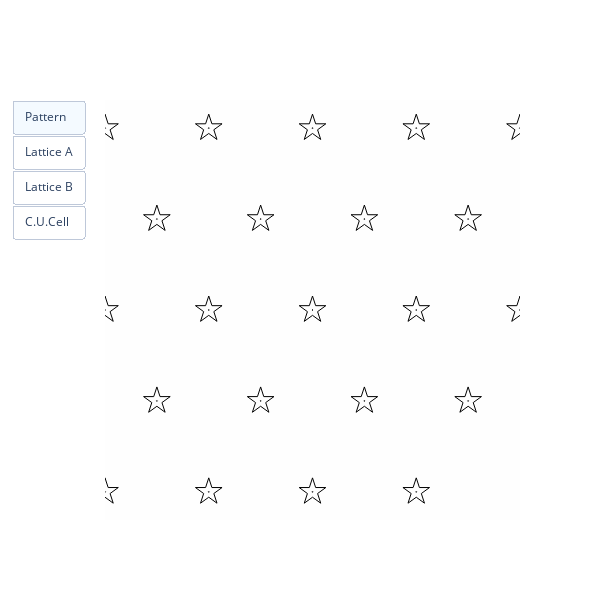

Source (notebook cell):
### Code cell
# Define the lattice vectors
a1 = np.array([1,0])
a2 = np.array([0.5,sqrt(3)/2])
# Conventional lattice vector
a2_c = np.array([0,sqrt(3)])


# Make the pattern
x, y = lattice_generator(a1, a2)
pattern = go.Scatter(x = x,
                     y = y,
                     mode = 'markers',
                     name = '',
                     marker = {
                         'color' : 'black',
                         'size' : 20,
                         'symbol' : 'star-open-dot'
                     }
                    )

# Make two lattice options
latticeA = go.Scatter(visible = False, x = x, y = y, mode='markers', marker_color = 'red', marker_size = 10, name = '')
latticeB = go.Scatter(visible = False, x = x+0.5, y = y, mode='markers', marker_color = 'blue', marker_size = 10, name = '')

# Put data into a list
data = [pattern, latticeA, latticeB]

# Make annotation arrow to indicate lattice vectors
def make_arrow(vec, text, color = 'Red', vec_zero = [0,0], text_shift = [-0.2,-0.1]):
    annot = [dict(
            # Arrow 
            x=vec[0]+vec_zero[0],
            y=vec[1]+vec_zero[1],
            ax=vec_zero[0],
            ay=vec_zero[1],
            xref='x',
            yref='y',
            axref='x',
            ayref = 'y',
            showarrow = True,
            arrowhead = 2,
            arrowsize = 1,
            arrowwidth = 3, 
            arrowcolor = color
                 ),
            dict(
            #text
            x=(vec[0]+vec_zero[0])/2+text_shift[0],
            y=(vec[1]+vec_zero[1])/2+text_shift[1],
            xref='x',
            ayref = 'y',
            text = text,
            font = dict(
                color = color,
                size = 20
            ),
            showarrow=False,
             )
        ]
    return annot


updatemenus = [ 
    dict(
        type="buttons",
        direction="down",
        active=0,
        buttons=list([
            
            dict(label="Pattern",
                 method="update",
                 args=[{"visible": [True, False, False]},
                       {"title": "Pattern",
                        "annotations": []}]),
            
            dict(label="Lattice A",
                 method="update",
                 args=[{"visible": [True, True, False]},
                       {"title": "Lattice A with a Primitive Unit Cell",
                        "annotations": [*make_arrow(a1,'$a_1$'), *make_arrow(a2,'$a_2$', text_shift = [-0.3,-0.1])]}]),
            
            dict(label="Lattice B",
                 method="update",
                 args=[{"visible": [True, False, True]},
                       {"title": "Lattice B with a Primitive Unit Cell",
                        "annotations": [*make_arrow(a1,'$a_1$', vec_zero = [-0.5,0], color = 'Blue'), *make_arrow(a2,'$a_2$',vec_zero = [-0.5,0], color = 'Blue')]}]),
            
            dict(label="C.U.Cell",
                 method="update",
                 args=[{"visible": [True, True, False]},
                       {"title": "Conventional Unit Cell",
                        "annotations": [*make_arrow(a2_c,'$a_2$'), *make_arrow(a1,'$a_1$')]}])
        ])
    )
]

axis_settings = {
    'range' : [-2, 2],
    'visible' : False,
    'showgrid' : False,
    'fixedrange' : True
}

layout = {
    'showlegend' : False,
    'updatemenus' : updatemenus,
    'plot_bgcolor' : 'rgb(254, 254, 254)',
    'width' : 600,
    'height' : 600,
    'xaxis' : axis_settings,
    'yaxis' : axis_settings
}
layout = go.Layout(layout)

fig=go.Figure(data=data, layout=layout)
fig.show()

### Figure 1 — Plotly figure (JSON) as saved in the notebook; plotly's stock layout.template omitted (floating-point values rounded to 4 significant figures)
{"data": [{"marker": {"color": "black", "size": 20, "symbol": "star-open-dot"}, "mode": "markers", "name": "", "type": "scatter", "x": [-4.5, -3.5, -2.5, -1.5, -0.5, 0.5, -4, -3, -2, -1, 0, 1, -3.5, -2.5, -1.5, -0.5, 0.5, 1.5, -3, -2, -1, 0, 1, 2, -2.5, -1.5, -0.5, 0.5, 1.5, 2.5, -2, -1, 0, 1, 2, 3], "y": [-2.598, -2.598, -2.598, -2.598, -2.598, -2.598, -1.732, -1.732, -1.732, -1.732, -1.732, -1.732, -0.866, -0.866, -0.866, -0.866, -0.866, -0.866, 0, 0, 0, 0, 0, 0, 0.866, 0.866, 0.866, 0.866, 0.866, 0.866, 1.732, 1.732, 1.732, 1.732, 1.732, 1.732]}, {"marker": {"color": "red", "size": 10}, "mode": "markers", "name": "", "type": "scatter", "visible": false, "x": [-4.5, -3.5, -2.5, -1.5, -0.5, 0.5, -4, -3, -2, -1, 0, 1, -3.5, -2.5, -1.5, -0.5, 0.5, 1.5, -3, -2, -1, 0, 1, 2, -2.5, -1.5, -0.5, 0.5, 1.5, 2.5, -2, -1, 0, 1, 2, 3], "y": [-2.598, -2.598, -2.598, -2.598, -2.598, -2.598, -1.732, -1.732, -1.732, -1.732, -1.732, -1.732, -0.866, -0.866, -0.866, -0.866, -0.866, -0.866, 0, 0, 0, 0, 0, 0, 0.866, 0.866, 0.866, 0.866, 0.866, 0.866, 1.732, 1.732, 1.732, 1.732, 1.732, 1.732]}, {"marker": {"color": "blue", "size": 10}, "mode": "markers", "name": "", "type": "scatter", "visible": false, "x": [-4, -3, -2, -1, 0, 1, -3.5, -2.5, -1.5, -0.5, 0.5, 1.5, -3, -2, -1, 0, 1, 2, -2.5, -1.5, -0.5, 0.5, 1.5, 2.5, -2, -1, 0, 1, 2, 3, -1.5, -0.5, 0.5, 1.5, 2.5, 3.5], "y": [-2.598, -2.598, -2.598, -2.598, -2.598, -2.598, -1.732, -1.732, -1.732, -1.732, -1.732, -1.732, -0.866, -0.866, -0.866, -0.866, -0.866, -0.866, 0, 0, 0, 0, 0, 0, 0.866, 0.866, 0.866, 0.866, 0.866, 0.866, 1.732, 1.732, 1.732, 1.732, 1.732, 1.732]}], "layout": {"height": 600, "plot_bgcolor": "rgb(254, 254, 254)", "showlegend": false, "updatemenus": [{"active": 0, "buttons": [{"args": [{"visible": [true, false, false]}, {"annotations": [], "title": "Pattern"}], "label": "Pattern", "method": "update"}, {"args": [{"visible": [true, true, false]}, {"annotations": [{"arrowcolor": "Red", "arrowhead": 2, "arrowsize": 1, "arrowwidth": 3, "ax": 0, "axref": "x", "ay": 0, "ayref": "y", "showarrow": true, "x": 1, "xref": "x", "y": 0, "yref": "y"}, {"ayref": "y", "font": {"color": "Red", "size": 20}, "showarrow": false, "text": "$a_1$", "x": 0.3, "xref": "x", "y": -0.1}, {"arrowcolor": "Red", "arrowhead": 2, "arrowsize": 1, "arrowwidth": 3, "ax": 0, "axref": "x", "ay": 0, "ayref": "y", "showarrow": true, "x": 0.5, "xref": "x", "y": 0.866, "yref": "y"}, {"ayref": "y", "font": {"color": "Red", "size": 20}, "showarrow": false, "text": "$a_2$", "x": -0.05, "xref": "x", "y": 0.333}], "title": "Lattice A with a Primitive Unit Cell"}], "label": "Lattice A", "method": "update"}, {"args": [{"visible": [true, false, true]}, {"annotations": [{"arrowcolor": "Blue", "arrowhead": 2, "arrowsize": 1, "arrowwidth": 3, "ax": -0.5, "axref": "x", "ay": 0, "ayref": "y", "showarrow": true, "x": 0.5, "xref": "x", "y": 0, "yref": "y"}, {"ayref": "y", "font": {"color": "Blue", "size": 20}, "showarrow": false, "text": "$a_1$", "x": 0.05, "xref": "x", "y": -0.1}, {"arrowcolor": "Blue", "arrowhead": 2, "arrowsize": 1, "arrowwidth": 3, "ax": -0.5, "axref": "x", "ay": 0, "ayref": "y", "showarrow": true, "x": 0, "xref": "x", "y": 0.866, "yref": "y"}, {"ayref": "y", "font": {"color": "Blue", "size": 20}, "showarrow": false, "text": "$a_2$", "x": -0.2, "xref": "x", "y": 0.333}], "title": "Lattice B with a Primitive Unit Cell"}], "label": "Lattice B", "method": "update"}, {"args": [{"visible": [true, true, false]}, {"annotations": [{"arrowcolor": "Red", "arrowhead": 2, "arrowsize": 1, "arrowwidth": 3, "ax": 0, "axref": "x", "ay": 0, "ayref": "y", "showarrow": true, "x": 0, "xref": "x", "y": 1.732, "yref": "y"}, {"ayref": "y", "font": {"color": "Red", "size": 20}, "showarrow": false, "text": "$a_2$", "x": -0.2, "xref": "x", "y": 0.766}, {"arrowcolor": "Red", "arrowhead": 2, "arrowsize": 1, "arrowwidth": 3, "ax": 0, "axref": "x", "ay": 0, "ayref": "y", "showarrow": true, "x": 1, "xref": "x", "y": 0, "yref": "y"}, {"ayref": "y", "font": {"color": "Red", "size": 20}, "showarrow": false, "text": "$a_1$", "x": 0.3, "xref": "x", "y": -0.1}], "title": "Conventional Unit Cell"}], "label": "C.U.Cell", "method": "update"}], "direction": "down", "type": "buttons"}], "width": 600, "xaxis": {"fixedrange": true, "range": [-2, 2], "showgrid": false, "type": "linear", "visible": false}, "yaxis": {"fixedrange": true, "range": [-2, 2], "showgrid": false, "type": "linear", "visible": false}}}
